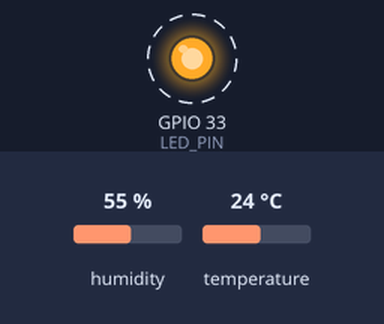
Bench run of a sketch on a simulated ESP32. Shown: output pins drawn as LEDs (lit = HIGH). Dashed ring = blinking. Inputs (shaded band) come from the test bench; at power-on: humidity 55 %, temperature 24 °C. WiFi joins after 1.5 s; servers stay silent unless stated; storage starts empty; EEPROM starts erased; what the sketch prints to the serial monitor is not drawn.

Above: at 6.65 s.
Timing chart, 0 to 9.5 s (numbered marks = the images above):
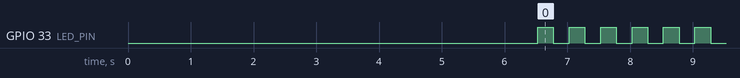

Measured:
- by itself, GPIO 33 (LED_PIN): alternates HIGH for 0.25 s and LOW for 0.25 s

The sketch:

ota_web_updater.ino
```cpp
/*
 * Exemplo HTTP Web updater
 *
 * descrição: Este exemplo mostra como fazer ataulizações OTA localmente
 * usando a biblioteca HTTPUpdateServer.h
 *
 * Autor: Fábio Souza
 * data: 16/04/2025
 */

//Bibliotecas necessárias
#include <WiFi.h>
#include <WebServer.h>
#include <ESPmDNS.h>
#include <HTTPUpdateServer.h>
#include <DHT.h>
#include <Preferences.h>
#include "FS.h"
#include "SPIFFS.h"
#include "credentials.h"

// ==== VERSÃO DO FIRMWARE ====
#define FIRMWARE_VERSION "v1.0.0"

// ==== CONFIGURAÇÕES Wi-Fi e OTA ====
// Defina as credenciais de Wi-Fi e OTA no arquivo credentials.h
const char* ssid = WIFI_SSID;
const char* password = WIFI_PASSWORD;

const char* host_name = "esp32-ota";
const char* ota_user = OTA_USERNAME;
const char* ota_pass = OTA_PASSWORD;

// ==== SENSOR DHT11 ====
#define DHTPIN 15                       // Pino onde o DHT11 está conectado
#define DHTTYPE DHT11                   // DHT 11
DHT dht(DHTPIN, DHTTYPE);               // Inicializa o sensor DHT11
unsigned long previousMillis_DHT11 = 0; // armazena o tempo atual
const long interval_DHT11 = 30000;      // intervalo do piscar (ms)

// ==== LED ====
#define LED_PIN 33                      // Pino onde o LED está conectado
unsigned long previousMillis_LED = 0;   // armazena o tempo atual
const long interval_LED = 250;          // intervalo do piscar (ms)


WebServer server(80);             // Cria um servidor web na porta 80
HTTPUpdateServer httpUpdater;     // Cria um objeto HTTPUpdateServer
Preferences prefs;                // Cria um objeto Preferences para armazenar a versão do firmware

// Função para piscar o LED
void piscarLed() {
  static bool estado = false;               // Estado do LED (ligado/desligado)
  unsigned long currentMillis = millis();   // Armazena o tempo atual

  if (currentMillis - previousMillis_LED >= interval_LED) {   // Verifica se o intervalo de piscar foi atingido
    previousMillis_LED = currentMillis;                       // Atualiza o tempo atual
    estado = !estado;                                         // Inverte o estado do LED
    digitalWrite(LED_PIN, estado);                            // Atualiza o estado do LED
  }
}

// Função para ler o sensor DHT11
// e exibir os valores de temperatura e umidade no monitor serial
void lerDHT11(){
  unsigned long currentMillis = millis();

  if (currentMillis - previousMillis_DHT11 >= interval_DHT11) {
    previousMillis_DHT11 = currentMillis;
    // Leitura da temperatura e umidade
    float temperatura = dht.readTemperature();  // Celsius por padrão
    float umidade = dht.readHumidity();

    // Verifica se houve erro na leitura
    if (isnan(temperatura) || isnan(umidade)) {
        Serial.println("Falha na leitura do sensor DHT11!");    // Exibe mensagem de erro
        return;
    }

    // Exibe os valores lidos no monitor serial
    Serial.print("Temperatura: ");
    Serial.print(temperatura);
    Serial.println(" °C");

    Serial.print("Umidade: ");
    Serial.print(umidade);
    Serial.println(" %");
  }
}

// Função para inicializar o SPIFFS
void initSPIFFS(){
  if(!SPIFFS.begin(true)){
    Serial.println("Erro ao montar SPIFFS");
  }
  else
  {
    Serial.println("SPIFFS montado com sucesso");
  }
}

// Função para conectar ao Wi-Fi
void connectToWiFi(){
  WiFi.mode(WIFI_STA);
  WiFi.begin(ssid,password);
  Serial.print("Conectando ao Wi-Fi");

  while(WiFi.status() != WL_CONNECTED){
    delay(500);
    Serial.print(".");
  }

  Serial.println("\nWi-Fi conectado!");
  Serial.print("IP local: ");
  Serial.println(WiFi.localIP());
}

// Função para configurar o mDNS
void setupMDNS() {
  if (MDNS.begin(host_name)) {
    Serial.println("mDNS iniciado: http://" + String(host_name) + ".local");
    MDNS.addService("http", "tcp", 80);
  } else {
    Serial.println("Erro ao iniciar mDNS");
  }
}

// Função para salvar a versão do firmware na NVS
void saveFirmwareVersion(const char* version) {
  prefs.begin("fw-info", false);  // modo escrita
  prefs.putString("version", version);
  prefs.end();
}

// Função para ler a versão do firmware da NVS
String readFirmwareVersion() {
  prefs.begin("fw-info", true);  // modo leitura
  String version = prefs.getString("version", "indefinida");
  prefs.end();
  return version;
}

void setupWebServer(){
  //Página principal
  server.on("/", []() {

    String html = "<!DOCTYPE html><html><head><meta charset='UTF-8'><title>ESP32</title></head><body>";
    html += "<h2>ESP32 OTA</h2>";
    html += "<link rel='icon' href='/favicon.ico' type='image/x-icon'>";
    html += "<p>Versão atual do firmware: " + String(FIRMWARE_VERSION) + "</p>";
    html += "<p>Versão armazenada na NVS: " + readFirmwareVersion() + "</p>";

    html += "<p><a href='/update'>Atualizar firmware</a></p>";
    html += "<p><a href='/mensagem'>Ver mensagem da SPIFFS</a></p>";
    html += "</body></html>";

    server.sendHeader("Content-Type", "text/html; charset=utf-8");
    server.send(200, "text/html", html);
  });

  //Página OTA com autenticação
  httpUpdater.setup(&server, "/update", ota_user, ota_pass);

  //Página mensagem
  server.on("/mensagem", HTTP_GET, []() {
    File file = SPIFFS.open("/mensagem.txt", "r");
    if (!file || file.isDirectory()) {
      server.send(404, "text/plain", "Arquivo /mensagem.txt não encontrado");
      return;
    }

    String conteudo = file.readString();
    file.close();
    server.send(200, "text/plain", conteudo);
  });

  //Página favicon
  server.on("/favicon.ico", HTTP_GET, []() {
    File iconFile = SPIFFS.open("/favicon.ico", "r");
    if (!iconFile || iconFile.isDirectory()) {
      server.send(404, "text/plain", "Favicon não encontrado");
      return;
    }
    server.streamFile(iconFile, "image/x-icon");
    iconFile.close();
  });

  server.begin();
  Serial.println("Servidor Web iniciado.");
}


void setup() {
  delay(5000);
  Serial.begin(115200);
  Serial.println("\nIniciando ESP32...");

  pinMode(LED_PIN, OUTPUT);
  digitalWrite(LED_PIN,LOW);

  dht.begin();
  initSPIFFS();
  connectToWiFi();
  setupMDNS();
  setupWebServer();
  saveFirmwareVersion(FIRMWARE_VERSION);
}

void loop() {
  server.handleClient();
  piscarLed();
  lerDHT11();
}
```

credentials.h
```cpp
// credentials.h
#pragma once

#define WIFI_SSID     "xxxxxxxxxxxx"
#define WIFI_PASSWORD "xxxxxxxxxxxxx"

#define OTA_USERNAME  "admin"
#define OTA_PASSWORD  "esp32"
```
